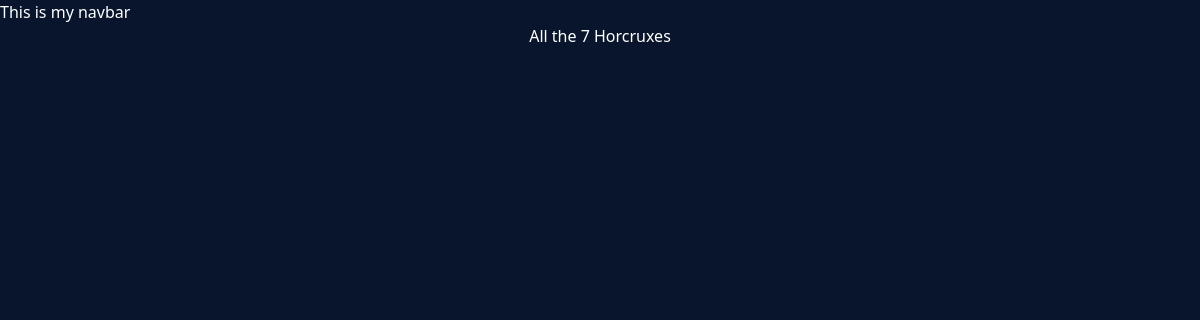
Page /horcrux/ on the earlier database version.
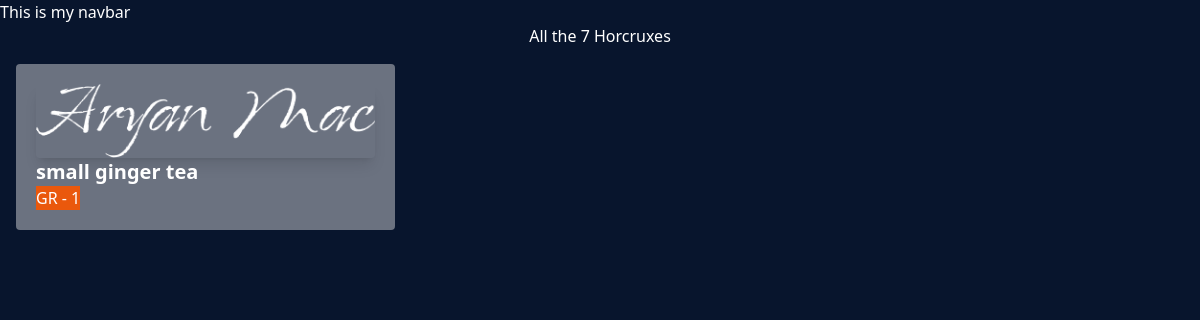
Same page on the later database version.
### horcrux/models.py (models this page shows, shortened)
class ChaiVariety(models.Model):
    CHAI_TYPE_CHOICE = [
        ('ML', 'MASALA'),
        ('GR', 'GINGER'),
        ('PL', 'PLAIN'),
        ('KL', 'KIWI'),
        ('EL', 'ELAICHI')
    ]
    name = models.CharField(max_length=100)
    image = models.ImageField(upload_to='horcrux/')
    date_added = models.DateTimeField(default=timezone.now)
    type = models.CharField(max_length=2, choices=CHAI_TYPE_CHOICE)
    description = models.TextField(default='')
    pricing = models.IntegerField(default=0)

### horcrux/views.py (the view)
# urls.py: path('', views.all_horcrux, name="all_horcrux"),
def all_horcrux(request):
    chais = ChaiVariety.objects.all()
    return render(request, 'horcrux/all_items.html', {'chais' : chais})

### horcrux/templates/horcrux/all_items.html (shortened to what this page needs)
{% extends "layout.html" %}
{% block content %}
    <h1>All the 7 Horcruxes</h1>
    <div class="grid grid-cols-3 gap-4 m-4">
    {% for chai in chais  %}
    <div class="bg-gray-500 p-5 rounded">
        <img class="rounded shadow-lg" src="{{chai.image.url}}" alt="">
        <h3 class="text-xl font-bold">{{chai.name}}</h3>
        <a href='="{% url 'chai_detail' chai.id %}'>
            <button type="button" class="bg-orange-600 hover:bg-orange-700 text-white">
                {{chai.type}} - {{chai.id}}
            </button>
        </a>
    </div>
    {% endfor %}
    </div>
{% endblock %}

### templates/layout.html (shortened to what this page needs)
{% load static tailwind_tags %}
{% load static %}
<!DOCTYPE html>
<html lang="en">
<head>
    <link rel="stylesheet" href="{% static 'style.css' %}">
    {% tailwind_css %}
</head>
<body>
    <nav>This is my navbar</nav>
    {% block content %}{% endblock %}
</body>
</html>

### static/style.css (style rules this page uses)
body { background-color: #08152d; color:#ffffff }
h1 { font-size: 2rem; text-align: center; }

Differences in the rows shown:
added ChaiVariety: image (picture), name "small ginger tea", type "GR", id "1"
